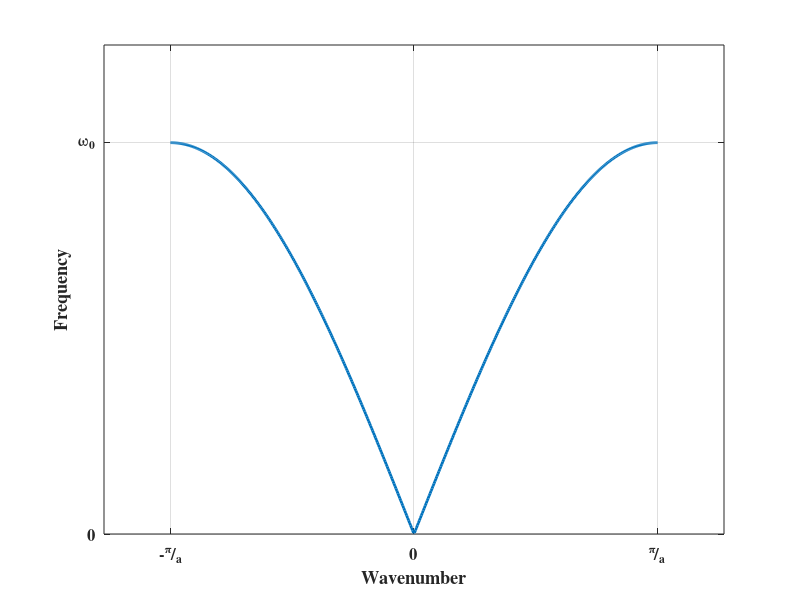
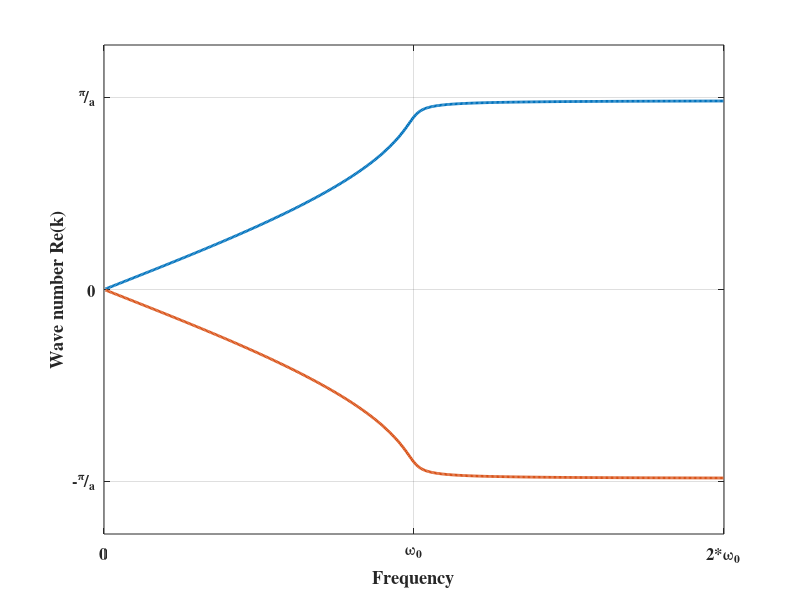
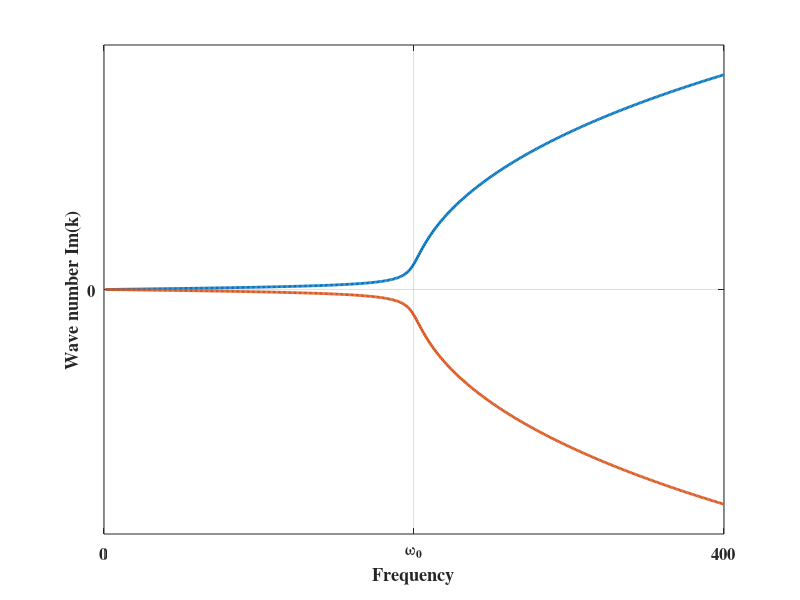

Write MATLAB code to recreate these figures, in order.

%% Mono-atomic lattice

%% 0) Initialization & graphics 
clear all ; clc
set(0, 'DefaultAxesFontWeight', 'bold');
set(0, 'defaultAxesFontName','Times');
set(0,'DefaultLineLineWidth',2);
set(0,'defaultfigurecolor',[1 1 1]);
set(0, 'DefaultAxesBox', 'on');
set(0,'defaultAxesXGrid','on')
set(0,'defaultAxesYGrid','on')
set(0,'defaultaxesfontsize',12)

%% 1) Defining the model
a=1; % spatial periodicity
b=10000; % stifness of a coil string
gamma=0.05;
b=b*(1+gamma*1i); %On introduit une histérésis : Retard de l'effet sur la cause dans le comportement des corps soumis à une action physique.
m=1;
w0=2*sqrt(b/m);

samples=500; % number of samples (both freq or wavenumber)

%% 2) Given wavenumber resolution omega(k)

k_sample=linspace(-pi/a,pi/a,samples); % wavenumber samples
w=zeros(1,length(k_sample)); % initialize frequency solutions

for i=1:length(k_sample)
    k=k_sample(i);
    w(i)=w0*abs(sin(k*a/2));
end

% create new figure

figure; title('Mono-atomic \omega(k)');


plot(k_sample,w);

xlabel('Wavenumber')
xticks([-2*pi/a -pi/a 0 pi/a 2*pi/a])
xticklabels({'-^{2*\pi}/_a','-^\pi/_a','0','^\pi/_a','^{2*\pi}/_a'})

ylabel('Frequency')
yticks([0 w0 2*w0])
yticklabels({'0','\omega_0','2*\omega_0'})

%% 3.1) Real part-only of wavenumber

omega=linspace(1,400,samples);
k1=zeros(1,length(omega)); % initialize solutions
k2=zeros(1,length(omega));

for i=1:samples
    w=omega(i);
    k1(i)=2/a*asin(w/w0);
    k2(i)=-2/a*asin(w/w0);
end

% create new figure

figure; title('Mono-atomic k(\omega)')

plot(omega/w0,[k1 ; k2])

xlabel('Frequency')
xticks([0 1 2])
xticklabels({'0','\omega_0','2*\omega_0'})

ylabel('Wave number Re(k)')
yticks([-pi 0 pi])
yticklabels({'-^\pi/_a','0','^\pi/_a'})


%% 3.2) Complex wavenumbers

lb1=zeros(1,samples);
lb2=zeros(1,samples);

% compute complex propagation constants lb

for i=1:samples
    w=omega(i);
    lb1(i)=1-2*(w/w0)^2+2*1i*w/w0*sqrt(1-(w/w0)^2); %w < w0
    lb2(i)=1/lb1(i);
end


% retrieve wavenumber k from lb

k1=1./a*log(abs(lb1)); 
k2=1./a*log(abs(lb2));

% create new figure

figure; title('Mono-atomic k(\omega)')

plot(omega/w0,[k1 ; k2])

xlabel('Frequency')
xticks([0 1 2])
xticklabels({'0','\omega_0','400'})


ylabel('Wave number Im(k)')
yticks([-pi 0 pi])
%yticklabels({'-^\pi/_a','0','^\pi/_a'})

pause;
